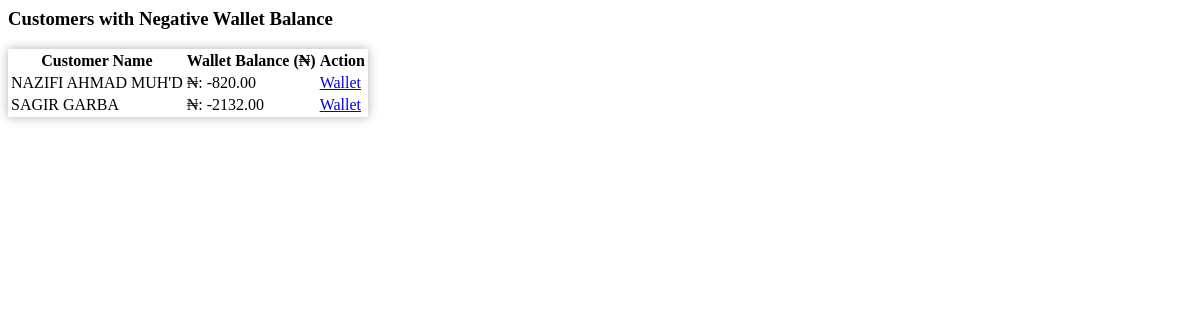
The page /customers_on_negative/ (signed in) on the database as committed earlier.
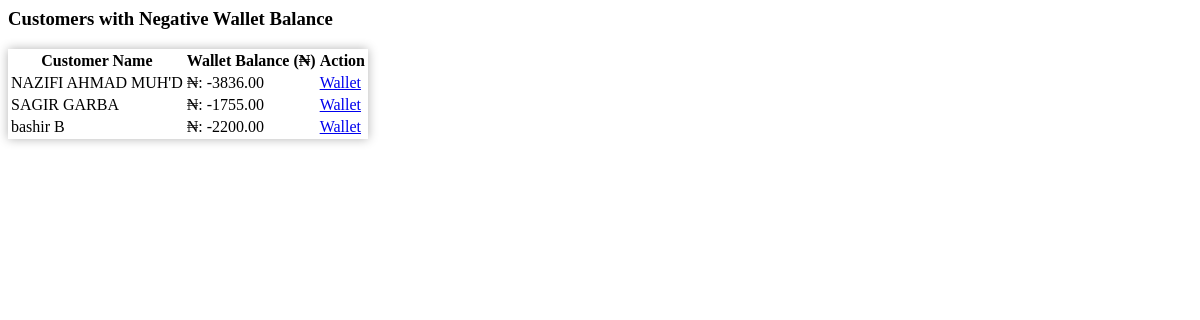
The same page on the database as committed later.
### app/models.py (models this page shows, shortened)
class Customer(models.Model):
    user = models.OneToOneField(User, on_delete=models.CASCADE, null=True, blank=True)
    name = models.CharField(max_length=100)
    phone = models.CharField(max_length=15)
    address = models.TextField()

class Wallet(models.Model):
    customer = models.OneToOneField(Customer, on_delete=models.CASCADE, related_name='wallet')
    balance = models.DecimalField(max_digits=10, decimal_places=2, default=0.00)

### app/views.py (the view)
# urls.py: path('customers_on_negative/', views.customers_on_negative, name='customers_on_negative'),
@login_required
def customers_on_negative(request):
    customers_on_negative = Customer.objects.filter(wallet__balance__lt=0)
    return render(request, 'partials/customers_on_negative.html', {'customers': customers_on_negative})

### app/templates/partials/customers_on_negative.html (shortened to what this page needs)
{% block content %}
<div class="col-md-8 offset-md-2 mt-5">
    <h3>Customers with Negative Wallet Balance</h3>
    <table class="table table-hover mt-3" style="box-shadow: 0 0 10px rgba(0, 0, 0, 0.3);">
        <thead class="table-primary">
            <tr>
                <th>Customer Name</th>
                <th>Wallet Balance (₦)</th>
                <th>Action</th>
            </tr>
        </thead>
        <tbody>
            {% for customer in customers %}
            <tr>
                <td>{{ customer.name }}</td>
                <td class="text-danger">₦: {{ customer.wallet.balance }}</td>
                <td>
                    <a href="{% url 'wallet_details' customer.id %}" hx-get="{% url 'wallet_details' customer.id %}"
                        hx-target="#wallet-info" hx-trigger="click" class="btn btn-success btn-sm">Wallet</a>
                </td>
            </tr>
            {% empty %}
            <tr>
                <td colspan="3" class="text-center">No customers with negative wallet balance.</td>
            </tr>
            {% endfor %}
        </tbody>
    </table>
</div>
{% endblock %}

Rows that differ between the two databases and show on the page:
changed Customer "NAZIFI AHMAD MUH'D": wallet.balance "-820.00" → "-3836.00"
changed Customer "SAGIR GARBA": wallet.balance "-2132.00" → "-1755.00"
added Customer: name "bashir B", wallet.balance "-2200.00"
